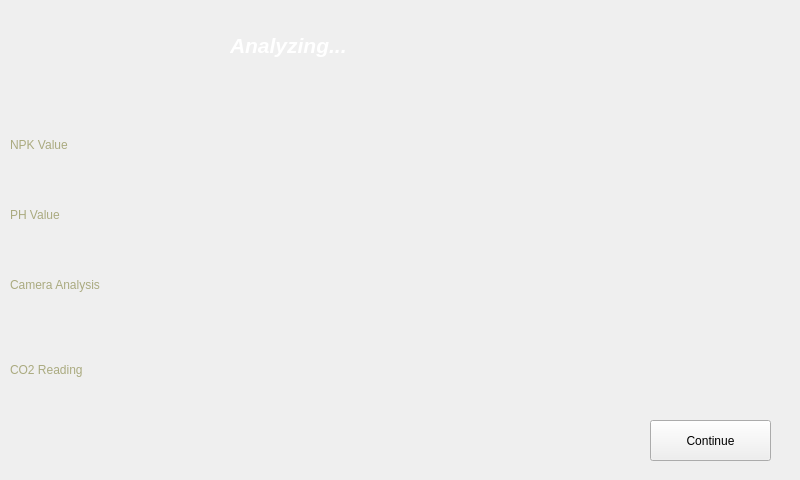
<?xml version="1.0" encoding="UTF-8"?>
<ui version="4.0">
 <class>Form</class>
 <widget class="QWidget" name="Form">
  <property name="geometry">
   <rect>
    <x>0</x>
    <y>0</y>
    <width>800</width>
    <height>480</height>
   </rect>
  </property>
  <property name="windowTitle">
   <string>Form</string>
  </property>
  <widget class="QLabel" name="label_2">
   <property name="geometry">
    <rect>
     <x>10</x>
     <y>130</y>
     <width>301</width>
     <height>31</height>
    </rect>
   </property>
   <property name="text">
    <string>&lt;html&gt;&lt;head/&gt;&lt;body&gt;&lt;p&gt;&lt;span style=&quot; color:#aaaa7f;&quot;&gt;NPK Value&lt;/span&gt;&lt;/p&gt;&lt;/body&gt;&lt;/html&gt;</string>
   </property>
  </widget>
  <widget class="QLabel" name="label_3">
   <property name="geometry">
    <rect>
     <x>10</x>
     <y>200</y>
     <width>261</width>
     <height>31</height>
    </rect>
   </property>
   <property name="text">
    <string>&lt;html&gt;&lt;head/&gt;&lt;body&gt;&lt;p&gt;&lt;span style=&quot; color:#aaaa7f;&quot;&gt;PH Value&lt;/span&gt;&lt;/p&gt;&lt;/body&gt;&lt;/html&gt;</string>
   </property>
  </widget>
  <widget class="QLabel" name="label_4">
   <property name="geometry">
    <rect>
     <x>10</x>
     <y>270</y>
     <width>251</width>
     <height>31</height>
    </rect>
   </property>
   <property name="text">
    <string>&lt;html&gt;&lt;head/&gt;&lt;body&gt;&lt;p&gt;&lt;span style=&quot; color:#aaaa7f;&quot;&gt;Camera Analysis&lt;/span&gt;&lt;/p&gt;&lt;/body&gt;&lt;/html&gt;</string>
   </property>
  </widget>
  <widget class="QLabel" name="label_5">
   <property name="geometry">
    <rect>
     <x>10</x>
     <y>350</y>
     <width>231</width>
     <height>41</height>
    </rect>
   </property>
   <property name="text">
    <string>&lt;html&gt;&lt;head/&gt;&lt;body&gt;&lt;p&gt;&lt;span style=&quot; color:#aaaa7f;&quot;&gt;CO2 Reading&lt;/span&gt;&lt;/p&gt;&lt;/body&gt;&lt;/html&gt;</string>
   </property>
  </widget>
  <widget class="QLabel" name="NPK">
   <property name="geometry">
    <rect>
     <x>560</x>
     <y>120</y>
     <width>41</width>
     <height>41</height>
    </rect>
   </property>
   <property name="text">
    <string/>
   </property>
   <property name="pixmap">
    <pixmap>checkmark-flat.png</pixmap>
   </property>
   <property name="scaledContents">
    <bool>true</bool>
   </property>
  </widget>
  <widget class="QLabel" name="PH">
   <property name="geometry">
    <rect>
     <x>560</x>
     <y>190</y>
     <width>41</width>
     <height>41</height>
    </rect>
   </property>
   <property name="text">
    <string/>
   </property>
   <property name="pixmap">
    <pixmap>checkmark-flat.png</pixmap>
   </property>
   <property name="scaledContents">
    <bool>true</bool>
   </property>
  </widget>
  <widget class="QLabel" name="camera">
   <property name="geometry">
    <rect>
     <x>560</x>
     <y>260</y>
     <width>41</width>
     <height>41</height>
    </rect>
   </property>
   <property name="text">
    <string/>
   </property>
   <property name="pixmap">
    <pixmap>checkmark-flat.png</pixmap>
   </property>
   <property name="scaledContents">
    <bool>true</bool>
   </property>
  </widget>
  <widget class="QLabel" name="co2">
   <property name="geometry">
    <rect>
     <x>560</x>
     <y>340</y>
     <width>41</width>
     <height>41</height>
    </rect>
   </property>
   <property name="text">
    <string/>
   </property>
   <property name="pixmap">
    <pixmap>checkmark-flat.png</pixmap>
   </property>
   <property name="scaledContents">
    <bool>true</bool>
   </property>
  </widget>
  <widget class="QPushButton" name="continue_button">
   <property name="geometry">
    <rect>
     <x>650</x>
     <y>420</y>
     <width>121</width>
     <height>41</height>
    </rect>
   </property>
   <property name="text">
    <string>Continue</string>
   </property>
  </widget>
  <widget class="QLabel" name="label_6">
   <property name="geometry">
    <rect>
     <x>0</x>
     <y>0</y>
     <width>811</width>
     <height>91</height>
    </rect>
   </property>
   <property name="text">
    <string/>
   </property>
   <property name="pixmap">
    <pixmap>greenBlock.jpg</pixmap>
   </property>
   <property name="scaledContents">
    <bool>true</bool>
   </property>
  </widget>
  <widget class="QLabel" name="label_7">
   <property name="geometry">
    <rect>
     <x>230</x>
     <y>0</y>
     <width>801</width>
     <height>91</height>
    </rect>
   </property>
   <property name="text">
    <string>&lt;html&gt;&lt;head/&gt;&lt;body&gt;&lt;p&gt;&lt;span style=&quot; font-size:16pt; font-weight:600; font-style:italic; color:#ffffff;&quot;&gt;Analyzing...&lt;/span&gt;&lt;/p&gt;&lt;/body&gt;&lt;/html&gt;</string>
   </property>
  </widget>
  <widget class="QLabel" name="loading1">
   <property name="geometry">
    <rect>
     <x>550</x>
     <y>110</y>
     <width>61</width>
     <height>61</height>
    </rect>
   </property>
   <property name="text">
    <string/>
   </property>
   <property name="pixmap">
    <pixmap>loading.gif</pixmap>
   </property>
   <property name="scaledContents">
    <bool>true</bool>
   </property>
  </widget>
  <widget class="QLabel" name="loading2">
   <property name="geometry">
    <rect>
     <x>550</x>
     <y>180</y>
     <width>61</width>
     <height>61</height>
    </rect>
   </property>
   <property name="text">
    <string/>
   </property>
   <property name="pixmap">
    <pixmap>loading.gif</pixmap>
   </property>
   <property name="scaledContents">
    <bool>true</bool>
   </property>
  </widget>
  <widget class="QLabel" name="loading3">
   <property name="geometry">
    <rect>
     <x>550</x>
     <y>250</y>
     <width>61</width>
     <height>61</height>
    </rect>
   </property>
   <property name="text">
    <string/>
   </property>
   <property name="pixmap">
    <pixmap>loading.gif</pixmap>
   </property>
   <property name="scaledContents">
    <bool>true</bool>
   </property>
  </widget>
  <widget class="QLabel" name="loading4">
   <property name="geometry">
    <rect>
     <x>550</x>
     <y>330</y>
     <width>61</width>
     <height>61</height>
    </rect>
   </property>
   <property name="text">
    <string/>
   </property>
   <property name="pixmap">
    <pixmap>loading.gif</pixmap>
   </property>
   <property name="scaledContents">
    <bool>true</bool>
   </property>
  </widget>
 </widget>
 <resources/>
 <connections/>
</ui>
